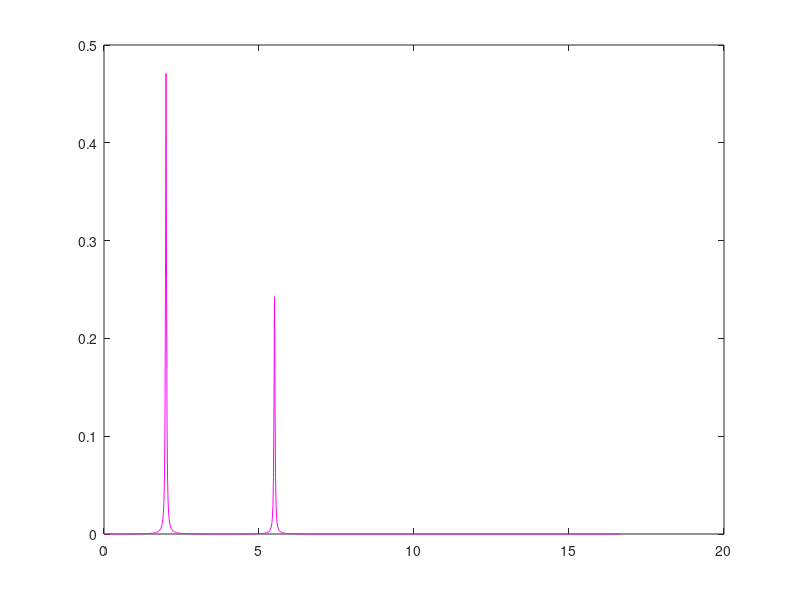

Write MATLAB code to recreate this figure.
% 2 spin-1/2
% Propagates M+ to generate the NMR spectrum in the presence of exchange

% NOTE: If the acquisition time is not an integral multiple of the time
% period of the spectral resonance, the fft routine will generate a 
% phase error in the resonance that is equal to the average phases at the 
% start and end of the fft input vector. Applying a strong line broadening
% function wil get rid of this phase error.

clear

% Spectrum parameters
frq = 60;                     % spectrometer frequency in MHz
sw = 1000;                    % Sweep width (Hz)
at = 1;                       % Spectrum acquisition time (s)
dwellt=1/sw;                  % Dwell time (s)
np=at/dwellt;                 % Number of datapoints

% System parameters (thermodynamic, kinetic)
kex = 0.001;                     % Exchange rate constant (s-1)
pA = 0.66;                     % Population of state A
pB = 1-pA;                    % Population of state B
kAB = pB*kex;                 % Forward rate constant (s-1)
kBA = pA*kex;                 % Backward rate constant (s-1)

% System parameters (magnetic)
R2A = 7;                      % Transverse relaxtion rate of state A (s-1)
R2B = 7;                      % Transverse relaxtion rate of state B (s-1)
dwppm = 3.5;                 % Chemical shift difference (wB-wA, ppm)
%wAppm = 8-0.5*dwppm;           % Chemical shift of state A (ppm)
wAppm = 2.0;                  % Chemical shift of state A (ppm)
wBppm = wAppm + dwppm;        % Chemical shift of state B (ppm)

% Initialize magnetization
Mzero = [pA pB]';

% Initialize arrays
Mag = zeros(size(Mzero,1),size(Mzero,2),length(dwppm),np);
Magt = zeros(length(dwppm),np);
spec = zeros(length(dwppm),np);
time = zeros(np);

% Outer loop for different chemical shifts
for ii = 1:length(dwppm)

wA = wAppm(ii)*frq*2*pi;
wB = wBppm(ii)*frq*2*pi;


A = [-R2A-kAB+(1i*wA)         kBA 
           kAB        -R2B-kBA+(1i*wB)];    % The Bloch-McConnell matrix

% Inner loop for time evolution        
for inc=1:np

    tevol=dwellt*(inc-1);
    Mag(:,:,ii,inc) = (expm(A*tevol))*Mzero;          % Note use of expm
    Magt(ii,inc) = Mag(1,1,ii,inc)+Mag(2,1,ii,inc);
    time(inc) = tevol;
    
end

end

% Processing the fid
time=0:dwellt:(np-1)*dwellt;      % Time axis 
freq=linspace(0,sw*(np-1)/np,np); % Frequency axis (note use of linspace)

lb=3;                             % Line broadening for EM
EMF=exp(-lb.*time);               % Exponential multiplication function

for ii=1:length(dwppm)
Magt(ii,1) = 0.5*Magt(ii,1);      % First point multiplication by 0.5
spec(ii,:)=(real(fft(Magt(ii,:))))/np;  % Fourier Transform
end

% Plotting
plot(freq/60,5*spec(1,:),'m-')
%hold on
%plot(freq(np/2:np)/60,spec(1,np/2:np),'k-')
%hold on
%plot(freq/60,spec(2,:),'r-')
%plot(freq/60,spec(3,:),'g-')
%plot(freq/60,spec(4,:),'b-')
%plot(freq/60,spec(5,:),'m-')
%plot(freq/60,spec(6,:),'y-')
%plot(freq/60,spec(7,:),'c-')
%hold off
